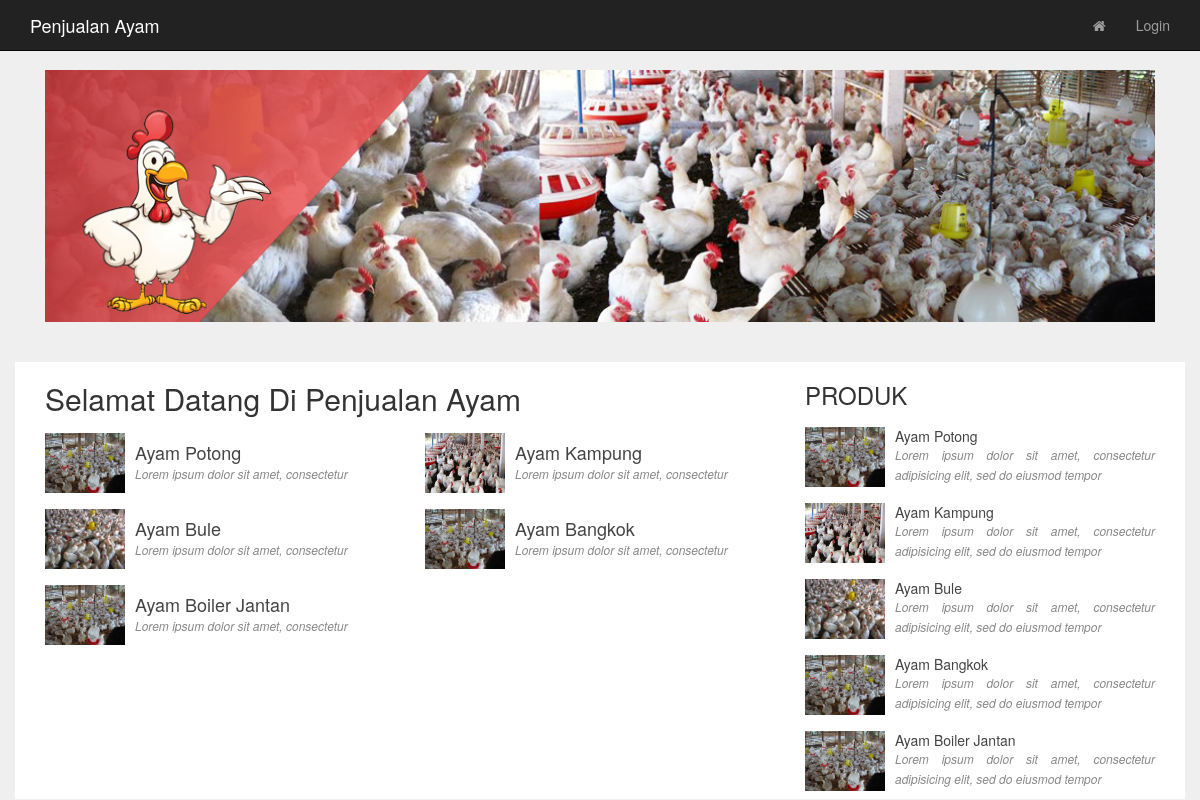
The page / on the database its author committed.
### tables this page shows
CREATE TABLE IF NOT EXISTS `barang` (
  `id_barang` int(100) NOT NULL AUTO_INCREMENT,
  `nama_barang` varchar(500) NOT NULL,
  `deskripsi_barang` text NOT NULL,
  `stok_barang` int(50) NOT NULL,
  `harga_barang` int(100) NOT NULL,
  `thumbnail` varchar(400) NOT NULL,
  PRIMARY KEY (`id_barang`)
);

### controllers/Index.php (called while the page is built, shortened)
<?php
class Index extends Controller {
	function actionIndex(){
		$model = new Barang_Model();
		$model->find()->execute();
		$this->view->title = "Penjualan Ayam";
		return $this->view->render("index",1,["model"=>$model]);
	}
}

### index.php (called while the page is built, shortened)
<?php
spl_autoload_register( function( $class_name ) {
	$file = $class_name .'.php';
	$file = str_replace("\\", "/", $file);
});
new libs\Bootloader();

### libs/Model.php (called while the page is built, shortened)
<?php
class Model
{
	public $tbl = "";
	public $sql = "";
	function __construct(){
		$this->db = new Database();
		$this->tbl = isset(static::$table) ? static::$table : "";
	}
	function query($query,$type=false){
		$q = $this->db->query($query);
		return $q;
	}
	function find(){
		$this->sql = "select * from ".$this->tbl." ";
		return $this;
	}
	function execute(){
		$this->query($this->sql);
		return $this;
	}
}

### views/index/index.php (the view)
<div class="container konten">
	<div class="col-md-8">
		<h2>Selamat Datang Di Penjualan Ayam</h2>
		<div class="row">
		<?php foreach ($model->data as $b) { ?>
		<a href="<?php echo URL;?>/index/view?id=<?php echo $b->id_barang;?>" style="color:#444;text-decoration: none">
		<div class="col-md-6" style="padding-top: 8px; padding-bottom:8px;">
		<table>
			<tr>
				<td width="90" valign="top">
				<?php
					if($b->thumbnail!=""){
				?>
					<img src="<?php echo URL;?>/vendor/images/upload/<?php echo $b->thumbnail;?>" width="80" height="60">
				<?php }else{ ?>
					<div style="width:80px;height: 60px; background: #eee"></div>
				<?php } ?>
				</td>
				<td align="justify">
					 <h4 style="padding:0; margin: 0;"><?php echo $b->nama_barang;?></h4>
					 <i style="color:#888; font-size: 12px;"><?php echo substr($b->deskripsi_barang, 0,40);?></i>
				</td>
			</tr>
		</table>
		</div>
		</a>
		<?php } ?>
		</div>
	</div>
	<?php include 'sideBar.php';?>
</div>

### views/index/sideBar.php
<div class="col-md-4">
	<h3 style="">PRODUK</h3>
	<?php
	foreach ($model->data as $barang) {
	?>
	<a href="<?php echo URL;?>/index/view?id=<?php echo $barang->id_barang;?>" style="color:#444;text-decoration: none">
	<div style="padding-top: 8px; padding-bottom:8px;">
	<table>
		<tr>
			<td width="90" valign="top">
			<?php
				if($barang->thumbnail!=""){
			?>
				<img src="<?php echo URL;?>/vendor/images/upload/<?php echo $barang->thumbnail;?>" width="80" height="60">
			<?php }else{ ?>
				<div style="width:80px;height: 60px; background: #eee"></div>
			<?php } ?>
			</td>
			<td align="justify">
				 <h5 style="padding:0; margin: 0;"><?php echo $barang->nama_barang;?></h5>
				 <i style="color:#888; font-size: 12px;"><?php echo substr($barang->deskripsi_barang, 0,80);?></i>
			</td>
		</tr>
	</table>
	</div>
	</a>
	<?php
	}
	?>
</div>

### views/layouts/header.php (style rules this page uses)
body, html { height: 100%; background: #efefef; background-position: center; background-repeat: no-repeat; background-size: cover; }

### rows shown on the page
barang: thumbnail (picture), nama_barang "Ayam Potong", deskripsi_barang "Lorem ipsum dolor sit amet, consectetur", deskripsi_barang "Lorem ipsum dolor sit amet, consectetur adipisicing elit, sed do eiusmod tempor"
barang: thumbnail (picture), nama_barang "Ayam Kampung", deskripsi_barang "Lorem ipsum dolor sit amet, consectetur", deskripsi_barang "Lorem ipsum dolor sit amet, consectetur adipisicing elit, sed do eiusmod tempor"
barang: thumbnail (picture), nama_barang "Ayam Bule", deskripsi_barang "Lorem ipsum dolor sit amet, consectetur", deskripsi_barang "Lorem ipsum dolor sit amet, consectetur adipisicing elit, sed do eiusmod tempor"
barang: thumbnail (picture), nama_barang "Ayam Bangkok", deskripsi_barang "Lorem ipsum dolor sit amet, consectetur", deskripsi_barang "Lorem ipsum dolor sit amet, consectetur adipisicing elit, sed do eiusmod tempor"
barang: thumbnail (picture), nama_barang "Ayam Boiler Jantan", deskripsi_barang "Lorem ipsum dolor sit amet, consectetur", deskripsi_barang "Lorem ipsum dolor sit amet, consectetur adipisicing elit, sed do eiusmod tempor"

### other values the page prints
SITENAME "Penjualan Ayam"
